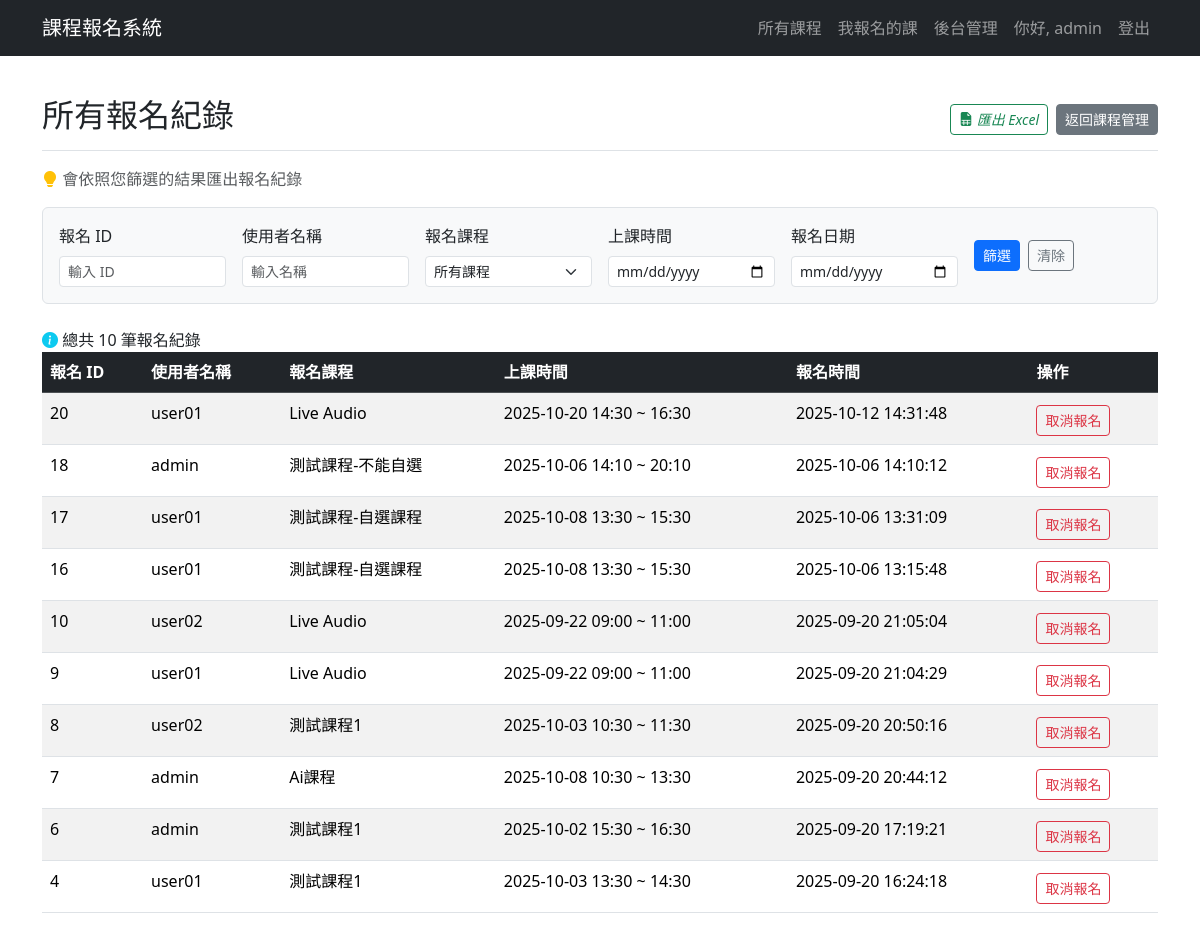
/admin/all_registrations (signed in), run on the app's committed database.
### app.py (models this page shows, shortened)
class User(UserMixin, db.Model):
    id = db.Column(db.Integer, primary_key=True) # 使用者ID 唯一值
    username = db.Column(db.String(80), unique=True, nullable=False)
    password_hash = db.Column(db.String(200), nullable=False) # 儲存雜湊後的密碼
    is_admin = db.Column(db.Boolean, default=False) # 是否為管理者
    __table_args__ = {'extend_existing': True} # 避免重複定義表格錯誤

class Registration(db.Model):
    __tablename__ = 'registration'
    id = db.Column(db.Integer, primary_key=True)
    user_id = db.Column(db.Integer, db.ForeignKey('user.id'), nullable=False)
    time_slot_id = db.Column(db.Integer, db.ForeignKey('time_slot.id'), nullable=False) # 報名的梯次
    registration_time = db.Column(db.DateTime, default=datetime.utcnow) # 儲存的是 UTC 時間
    __table_args__ = {'extend_existing': True}
    user = db.relationship('User', backref=db.backref('registrations', lazy=True))
    time_slot = db.relationship('TimeSlot', backref=db.backref('registrations', lazy='dynamic', cascade="all, delete-orphan", single_parent=True)) # 一個梯次有多個報名紀錄
    def local_registration_time(self):
        return self.registration_time + timedelta(hours=8)

class Course(db.Model):
    __tablename__ = 'course' # 建議明確指定表名
    id = db.Column(db.Integer, primary_key=True)
    name = db.Column(db.String(120), nullable=False)
    description = db.Column(db.Text, nullable=False) # 課程描述
    speaker_info = db.Column(db.String(200)) # 講者資訊
    has_time_slots = db.Column(db.Boolean, default=False, nullable=False) # 是否有梯次
    status = db.Column(db.String(20), default='尚未開放') # 課程狀態：尚未開放、報名中、報名截止
    registration_start_time = db.Column(db.DateTime, nullable=False) # 報名開始時間
    registration_end_time = db.Column(db.DateTime, nullable=False) # 報名截止時間
    allow_user_to_choose_time = db.Column(db.Boolean, default=False, nullable=False) # 是否允許使用者自選時間
    duration_hours = db.Column(db.Float, nullable=True, default=1) # 新增：上課時數欄位
    user_choice_start_date = db.Column(db.Date, nullable=True) # 自選時間的可選起始日
    user_choice_end_date = db.Column(db.Date, nullable=True) # 自選時間的可選結束日
    user_choice_start_time_of_day = db.Column(db.Time, nullable=True) # 自選時間的每日可選起始時間
    user_choice_end_time_of_day = db.Column(db.Time, nullable=True) # 自選時間的每日可選結束時間
    __table_args__ = {'extend_existing': True} # 避免重複定義表格錯誤
    files = db.relationship('CourseFile', backref='course', lazy=True, cascade="all, delete-orphan") # 課程有多個檔案，刪除課程時也刪除相關檔案
    time_slots = db.relationship('TimeSlot', backref='course', lazy=True, cascade="all, delete-orphan") # 課程有多個梯次，刪除課程時也刪除相關梯次

class TimeSlot(db.Model):
    __tablename__ = 'time_slot'
    id = db.Column(db.Integer, primary_key=True)
    slot_start_time = db.Column(db.DateTime, nullable=False)
    slot_end_time = db.Column(db.DateTime, nullable=False)
    capacity = db.Column(db.Integer, nullable=False, default=999) # 梯次名額
    booked_count = db.Column(db.Integer, default=0) # 已報名人數
    course_id = db.Column(db.Integer, db.ForeignKey('course.id'), nullable=False) # 課程ID 外鍵，參考 Course 表
    __table_args__ = {'extend_existing': True} # 避免重複定義表格錯誤

### app.py (the view, shortened to what this page needs)
@app.route('/admin/all_registrations')
@login_required
@admin_required
def all_registrations():
    query = Registration.query.join(TimeSlot).join(User)
    reg_id_str = request.args.get('registration_id')
    if reg_id_str:
        try:
            query = query.filter(Registration.id == int(reg_id_str))
        except ValueError:
            flash('報名 ID 必須是數字', 'warning')
    username = request.args.get('username')
    if username:
        query = query.filter(User.username.ilike(f"%{username}%"))
    course_id_str = request.args.get('course_id')
    if course_id_str:
        try:
            query = query.filter(TimeSlot.course_id == int(course_id_str))
        except ValueError:
            flash('課程 ID 格式不正確', 'warning')
    slot_date_str = request.args.get('slot_date')
    if slot_date_str:
        try:
            slot_date = datetime.strptime(slot_date_str, '%Y-%m-%d').date()
            query = query.filter(func.date(TimeSlot.slot_start_time) == slot_date)
        except ValueError:
            flash('梯次日期格式不正確', 'warning')
    reg_date_str = request.args.get('registration_date')
    all_courses = Course.query.order_by(Course.name).all()
    all_regs = query.order_by(Registration.id.desc()).all()
    return render_template(
        'admin_all_registrations.html',
        registrations=all_regs,
        all_courses=all_courses,
        request=request
    )

### app.py (called while the page is built)
@login_manager.user_loader
def load_user(user_id): # 透過 user_id 載入使用者
    return User.query.get(int(user_id)) # 從資料庫取得使用者資料

def admin_required(f):
    @wraps(f)
    def decorated_function(*args, **kwargs):
        if not current_user.is_authenticated or not current_user.is_admin:
            flash('您沒有權限。', 'danger')
            return redirect(url_for('index'))
        return f(*args, **kwargs)
    return decorated_function

### templates/admin_all_registrations.html (shortened to what this page needs)
{% extends "layout.html" %}
{% block content %}
<div class="d-flex justify-content-between flex-wrap flex-md-nowrap align-items-center pt-3 pb-2 mb-3 border-bottom">
    <h1 class="h2">所有報名紀錄</h1>
    <div class="btn-toolbar mb-2 mb-md-0">
        <a id="export-excel-btn" href="{{ url_for('export_registrations_to_excel', **request.args) }}" class="btn btn-sm btn-outline-success me-2" title="匯出 Excel">
            <i class="bi bi-file-earmark-spreadsheet-fill "> 匯出 Excel</i>
        </a>
        <a href="{{ url_for('admin_dashboard') }}" class="btn btn-sm btn-secondary">返回課程管理</a>
    </div>
</div>
<p class="text-muted"><i class="bi bi-lightbulb-fill text-warning"></i> 會依照您篩選的結果匯出報名紀錄</p>
<form method="GET" action="{{ url_for('all_registrations') }}" class="mb-4 p-3 border rounded bg-light">
    <div class="row g-3 align-items-center">
        <div class="col-md-2">
            <label for="registration_id" class="form-label">報名 ID</label>
            <input type="number" class="form-control form-control-sm" id="registration_id" name="registration_id" placeholder="輸入 ID" value="{{ request.args.get('registration_id', '') }}">
        </div>
        <div class="col-md-2">
            <label for="username" class="form-label">使用者名稱</label>
            <input type="text" class="form-control form-control-sm" id="username" name="username" placeholder="輸入名稱" value="{{ request.args.get('username', '') }}">
        </div>
        <div class="col-md-2">
            <label for="course_id" class="form-label">報名課程</label>
            <select id="course_id" name="course_id" class="form-select form-select-sm">
                <option value="">所有課程</option>
            </select>
        </div>
        <div class="col-md-2">
            <label for="slot_date" class="form-label">上課時間</label>
            <input type="date" class="form-control form-control-sm" id="slot_date" name="slot_date" value="{{ request.args.get('slot_date', '') }}">
        </div>
        <div class="col-md-2">
            <label for="registration_date" class="form-label">報名日期</label>
            <input type="date" class="form-control form-control-sm" id="registration_date" name="registration_date" value="{{ request.args.get('registration_date', '') }}">
        </div>
        <div class="col-md-2 d-flex align-items-end">
            <button type="submit" class="btn btn-primary btn-sm me-2">篩選</button>
            <a href="{{ url_for('all_registrations') }}" class="btn btn-outline-secondary btn-sm">清除</a>
        </div>
    </div>
</form>
<i class=" bi bi-info-circle-fill text-info"></i> 總共 {{ registrations|length }} 筆報名紀錄
<div class="table-responsive">
    <table class="table table-striped table-hover">
        <thead class="table-dark">
            <tr>
                <th>報名 ID</th>
                <th>使用者名稱</th>
                <th>報名課程</th>
                <th>上課時間</th>
                <th>報名時間</th>
                <th>操作</th>
            </tr>
        </thead>
        <tbody>
            {% if registrations %}
                {% for reg in registrations %}
                <tr>
                    <td>{{ reg.id }}</td>
                    <td>{{ reg.user.username }}</td>
                    <td>{{ reg.time_slot.course.name }}</td>
                    <td>{{ reg.time_slot.slot_start_time.strftime('%Y-%m-%d %H:%M') }} ~ {{ reg.time_slot.slot_end_time.strftime('%H:%M') }}</td>
                    <td>{{ reg.local_registration_time().strftime('%Y-%m-%d %H:%M:%S') }}</td>
                    <td>
                        <form action="{{ url_for('admin_cancel_registration', registration_id=reg.id) }}" method="POST" onsubmit="return confirm('確定要取消這位使用者的報名嗎？');" style="display: inline;">
                            <button type="submit" class="btn btn-outline-danger btn-sm mt-1 ">取消報名</button>
                        </form>
                    </td>
                </tr>
                {% endfor %}
            {% else %}
                <tr>
                    <td colspan="6" class="text-center">找不到符合條件的報名紀錄。</td>
                </tr>
            {% endif %}
        </tbody>
    </table>
</div>
{% endblock %}

### templates/layout.html (shortened to what this page needs)
<!doctype html>
<html lang="zh-Hant">
<head>
    <link href="https://cdn.jsdelivr.net/npm/bootstrap@5.3.3/dist/css/bootstrap.min.css" rel="stylesheet">
    <link rel="stylesheet" href="https://cdn.jsdelivr.net/npm/bootstrap-icons@1.11.3/font/bootstrap-icons.min.css">
    <link rel="stylesheet" href="{{ url_for('static', filename='css/style.css') }}">
</head>
<body class="{% block body_class %}{% endblock %}">
    <nav class="navbar navbar-expand-lg {% block navbar_classes %}navbar-dark bg-dark{% endblock %}">
        <div class="container">
            <a class="navbar-brand" href="{{ url_for('index') }}">課程報名系統</a>
            <div class="collapse navbar-collapse" id="navbarNav">
                <ul class="navbar-nav ms-auto">
                    <li class="nav-item">
                        <a class="nav-link" href="{{ url_for('index') }}">所有課程</a>
                    </li>
                    {% if current_user.is_authenticated %}
                        <li class="nav-item">
                            <a class="nav-link" href="{{ url_for('my_courses') }}">我報名的課</a>
                        </li>
                        {% if current_user.is_admin %}
                        <li class="nav-item">
                            <a class="nav-link" href="{{ url_for('admin_dashboard') }}">後台管理</a>
                        </li>
                        {% endif %}
                        <li class="nav-item">
                            <a class="nav-link" href="#">你好, {{ current_user.username }}</a>
                        </li>
                        <li class="nav-item">
                            <a class="nav-link" href="{{ url_for('logout') }}">登出</a>
                        </li>
                    {% else %}
                        <li class="nav-item">
                            <a class="nav-link" href="{{ url_for('login') }}">登入/註冊</a>
                        </li>
                    {% endif %}
                </ul>
            </div>
        </div>
    </nav>
    <main class="container mt-4">
        {% block content %}{% endblock %}
    </main>
</body>
</html>

### data on the page
User: username "admin"
Registration: id "20", user.username "user01", time_slot.course.name "Live Audio", time_slot.slot_start_time "2025-10-20 14:30", time_slot.slot_end_time "16:30", local_registration_time "2025-10-12 14:31:48"
Registration: id "18", user.username "admin", time_slot.course.name "測試課程-不能自選", time_slot.slot_start_time "2025-10-06 14:10", time_slot.slot_end_time "20:10", local_registration_time "2025-10-06 14:10:12"
Registration: id "17", user.username "user01", time_slot.course.name "測試課程-自選課程", time_slot.slot_start_time "2025-10-08 13:30", time_slot.slot_end_time "15:30", local_registration_time "2025-10-06 13:31:09"
Registration: id "16", user.username "user01", time_slot.course.name "測試課程-自選課程", time_slot.slot_start_time "2025-10-08 13:30", time_slot.slot_end_time "15:30", local_registration_time "2025-10-06 13:15:48"
Registration: id "10", user.username "user02", time_slot.course.name "Live Audio", time_slot.slot_start_time "2025-09-22 09:00", time_slot.slot_end_time "11:00", local_registration_time "2025-09-20 21:05:04"
Registration: id "9", user.username "user01", time_slot.course.name "Live Audio", time_slot.slot_start_time "2025-09-22 09:00", time_slot.slot_end_time "11:00", local_registration_time "2025-09-20 21:04:29"
Registration: id "8", user.username "user02", time_slot.course.name "測試課程1", time_slot.slot_start_time "2025-10-03 10:30", time_slot.slot_end_time "11:30", local_registration_time "2025-09-20 20:50:16"
Registration: id "7", user.username "admin", time_slot.course.name "Ai課程", time_slot.slot_start_time "2025-10-08 10:30", time_slot.slot_end_time "13:30", local_registration_time "2025-09-20 20:44:12"
Registration: id "6", user.username "admin", time_slot.course.name "測試課程1", time_slot.slot_start_time "2025-10-02 15:30", time_slot.slot_end_time "16:30", local_registration_time "2025-09-20 17:19:21"
Registration: id "4", user.username "user01", time_slot.course.name "測試課程1", time_slot.slot_start_time "2025-10-03 13:30", time_slot.slot_end_time "14:30", local_registration_time "2025-09-20 16:24:18"

### other printed values
{{ registrations|length }} "10"
